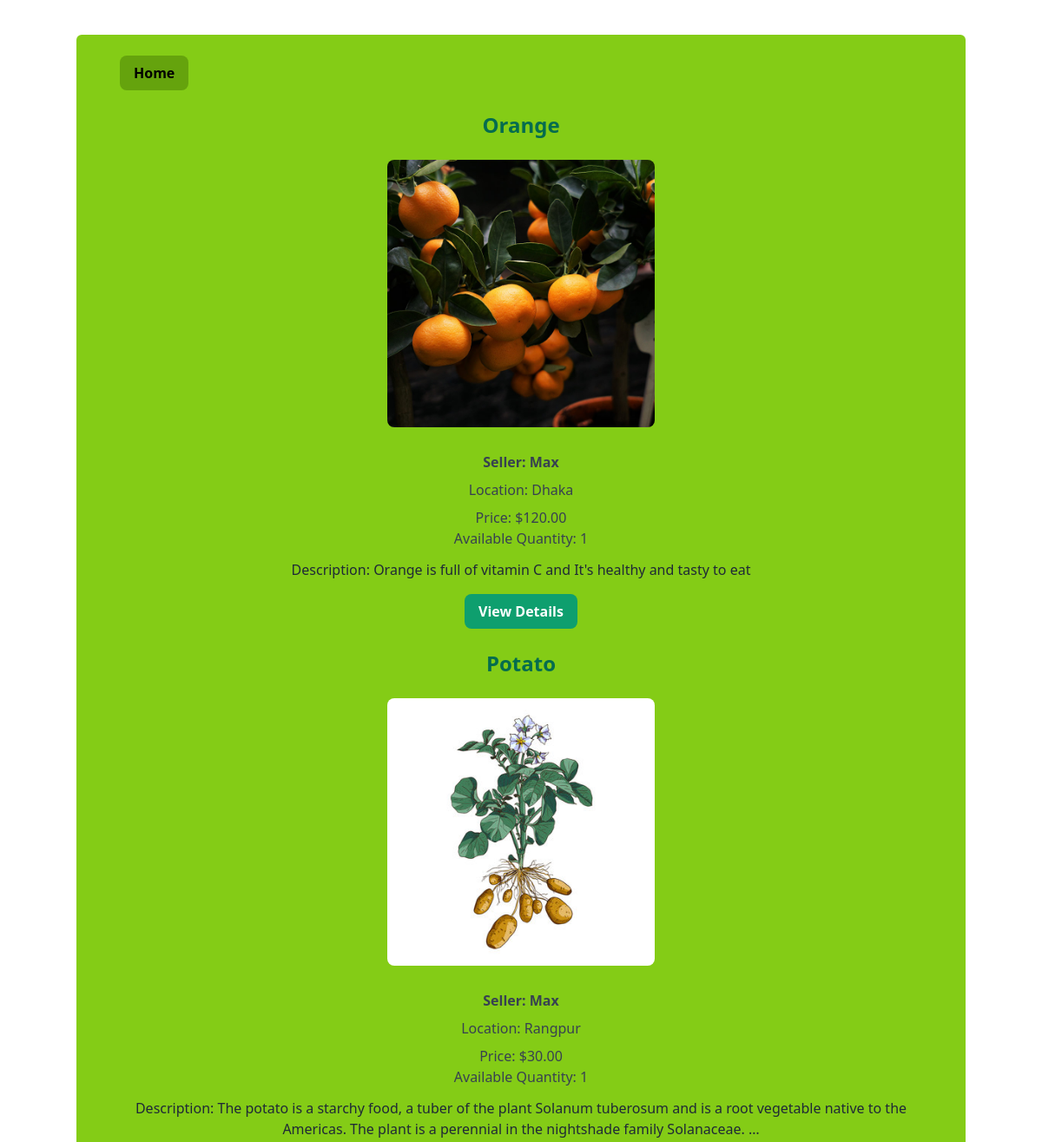
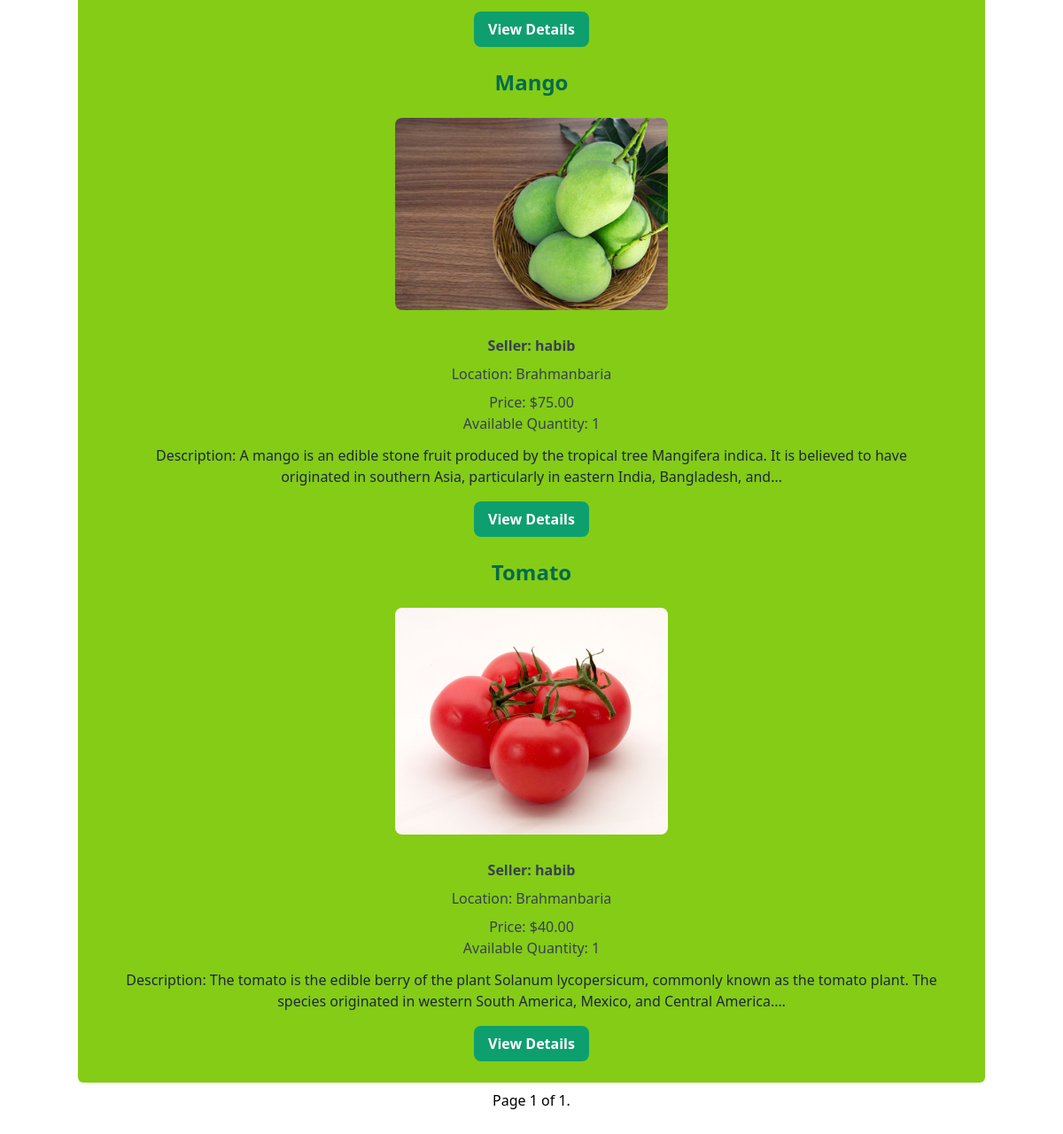
The app's page /products/, older data (2 pictures, top to bottom).
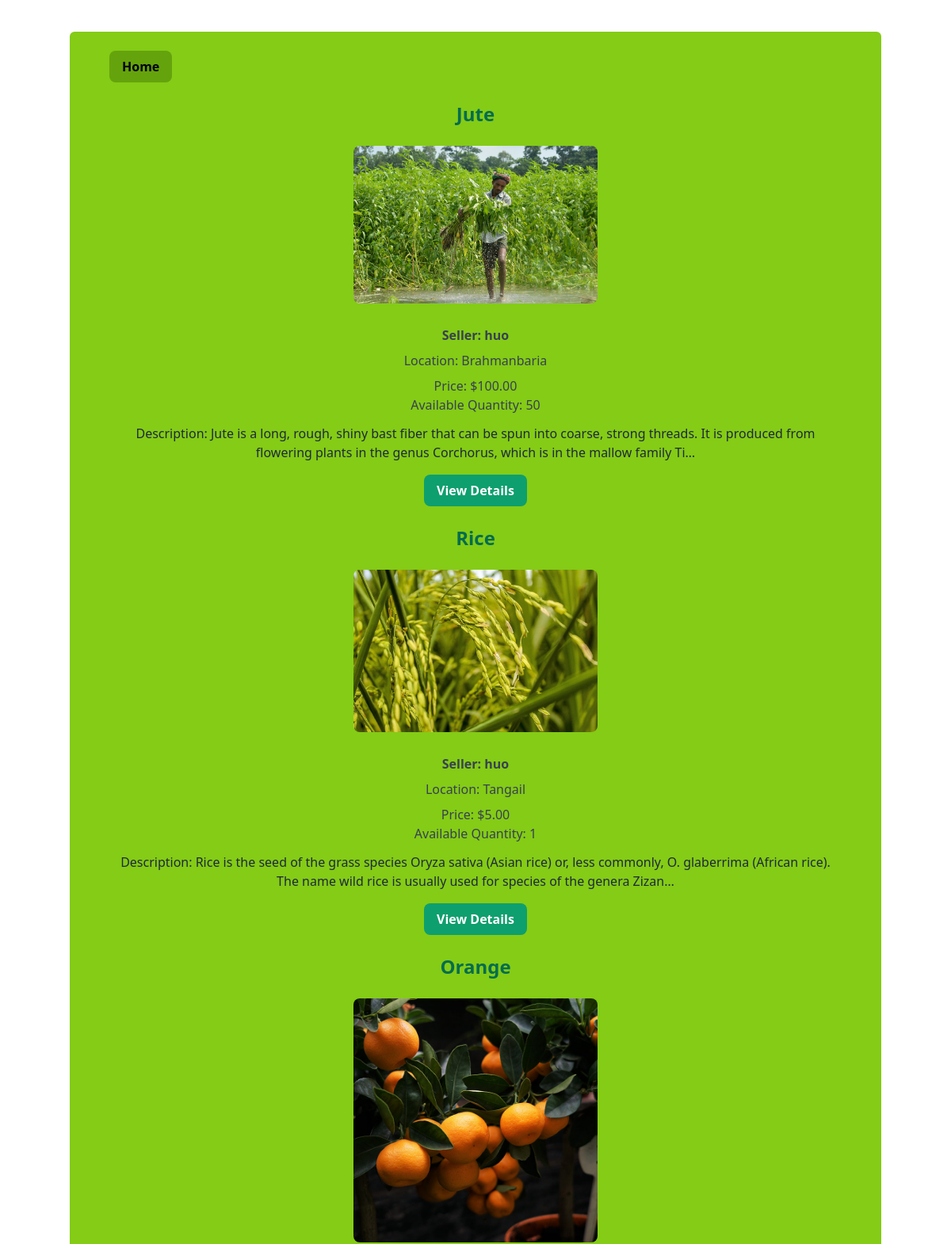
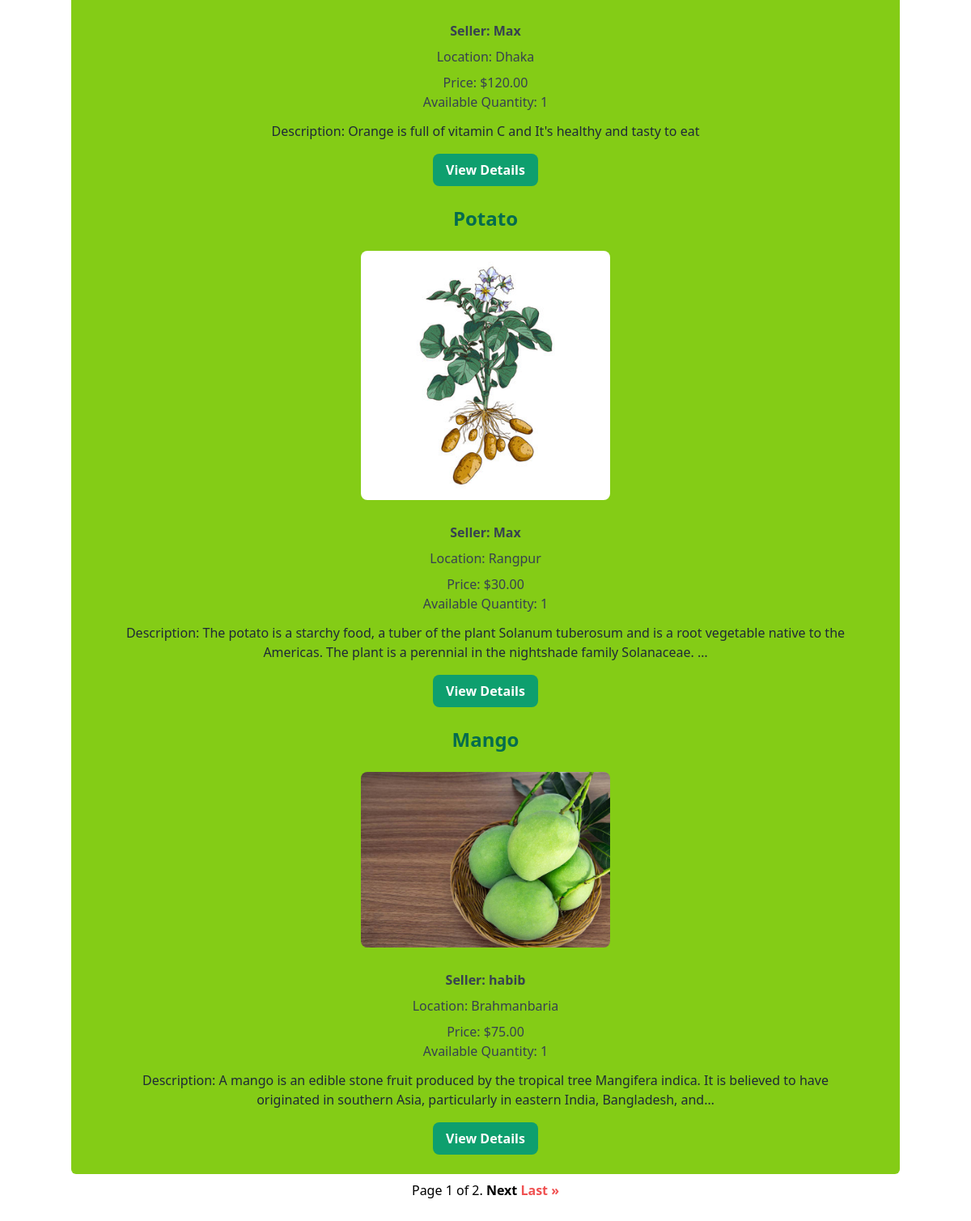
The same page, newer data (2 pictures, top to bottom).
### agro/models.py (models this page shows, shortened)
class Product(models.Model):
    name = models.CharField(max_length=100)
    description = models.TextField()
    price = models.DecimalField(max_digits=10, decimal_places=2)
    quantity = models.PositiveIntegerField()
    seller = models.ForeignKey(User, on_delete=models.CASCADE)
    location = models.CharField(max_length=100)
    date_listed = models.DateTimeField(auto_now_add=True)
    image = models.ImageField(upload_to='product_images/')
    class Meta:
        ordering = ['-date_listed', ]

### agro/views.py (the view)
# urls.py: path('products/', views.ProductListView.as_view(), name='product_list'),
class ProductListView(ListView):
    model = Product
    template_name = 'agro/product_list.html'
    context_object_name = 'products'
    paginate_by = 5  # Number of items to display per page
    def get_queryset(self):
        return Product.objects.all()  # Modify the queryset as needed
    def get_context_data(self, **kwargs):
        context = super().get_context_data(**kwargs)
        paginator = Paginator(self.get_queryset(), self.paginate_by)
        page = self.request.GET.get('page')
        context['products'] = paginator.get_page(page)
        return context

### templates/agro/product_list.html (shortened to what this page needs)
{% extends "agro/base.html" %} {% load static %}
    {% block content %}
    <main class="p-10">
      <div class="container mx-auto py-6 bg-lime-500 rounded-md">
        <div class="product-grid">
          <a href="/">
            <button
              class="bg-lime-600 text-black font-bold py-2 px-4 rounded-lg focus:ring-4 focus:outline-none focus:ring-blue-300"
            >
              Home
            </button>
          </a>
          {% for product in products %}
          <div class="text-center pt-6">
            <h2 class="text-2xl font-semibold text-green-700 pb-6">
              {{ product.name }}
            </h2>
            <div class="flex justify-center items-center">
              <img
                src="{{ product.image.url }}"
                alt="{{ product.name }}"
                class="product-image w-1/3 rounded-lg"
              />
            </div>
            <div class="p-3 pb-3">
              <p class="text-gray-700 mb-2 pt-4 font-bold">
                Seller: {{ product.seller }}
              </p>
              <p class="text-gray-700 mb-2">Location: {{ product.location }}</p>
              <p class="text-gray-700">Price: ${{ product.price }}</p>
              <p class="text-gray-700">
                Available Quantity: {{ product.quantity }}
              </p>
            </div>
            <p class="text-gray-800 pb-4">
              Description: {{ product.description|truncatechars:180 }}
            </p>
            <div class="w-50 flex justify-center items-center">
              <a
                href="{% url 'agro:product_detail' product.id %}"
                class="rounded-full text-white bg-lime-700"
              >
                <button
                  class="bg-green-500 text-white font-bold py-2 px-4 rounded-lg focus:ring-4 focus:outline-none focus:ring-blue-300"
                >
                  View Details
                </button>
              </a>
            </div>
          </div>
          {% empty %}
          <p class="text-gray-700">No agricultural products available.</p>
          {% endfor %}
        </div>
      </div>
      <div class="p-2">{% include 'agro/pagination.html' %}</div>
    </main>
    {% endblock content %}

### templates/agro/base.html (shortened to what this page needs)
{% load static %}
<!DOCTYPE html>
<html lang="en">
  <head>
    <link rel="stylesheet" href="{% static 'tw/output.css' %}" />
    <link
      rel="stylesheet"
      href="https://cdnjs.cloudflare.com/ajax/libs/font-awesome/6.4.2/css/all.min.css"
    />
  </head>
  <body>
    {% block content %} {% endblock content %}
  </body>
</html>

### templates/agro/pagination.html (shortened to what this page needs)
{% extends 'agro/base.html' %}
{% block content %}
  <div class="pagination flex justify-center items-center">
    <span class="step-links">
      <span class="current">
        Page {{ products.number }} of {{ products.paginator.num_pages }}.
    </span>
      {% if products.has_next %}
        <a href="?page={{ products.next_page_number }}" class="font-bold">Next</a>
        <a href="?page={{ products.paginator.num_pages }}" class="text-red-500 font-bold">Last &raquo;</a>
      {% endif %}
    </span>
  </div>
{% endblock %}

Row changes from the older to the newer data that the page shows:
no longer on this page (row unchanged): Product: name "Tomato", image (picture), seller "habib", location "Brahmanbaria", price "40.00", quantity "1", description "The tomato is the edible berry of the plant Solanum lycopersicum, commonly known as the tomato plant. The species originated in western South America, Mexico, and Central America.…"
added Product: name "Jute", image (picture), seller "huo", location "Brahmanbaria", price "100.00", quantity "50", description "Jute is a long, rough, shiny bast fiber that can be spun into coarse, strong threads. It is produced from flowering plants in the genus Corchorus, which is in the mallow family Ti…"
added Product: name "Rice", image (picture), seller "huo", location "Tangail", price "5.00", quantity "1", description "Rice is the seed of the grass species Oryza sativa (Asian rice) or, less commonly, O. glaberrima (African rice). The name wild rice is usually used for species of the genera Zizan…"
Text that changed along with them:
{{ products.paginator.num_pages }}: "1" → "2"
text now shown: "Next Last »"
